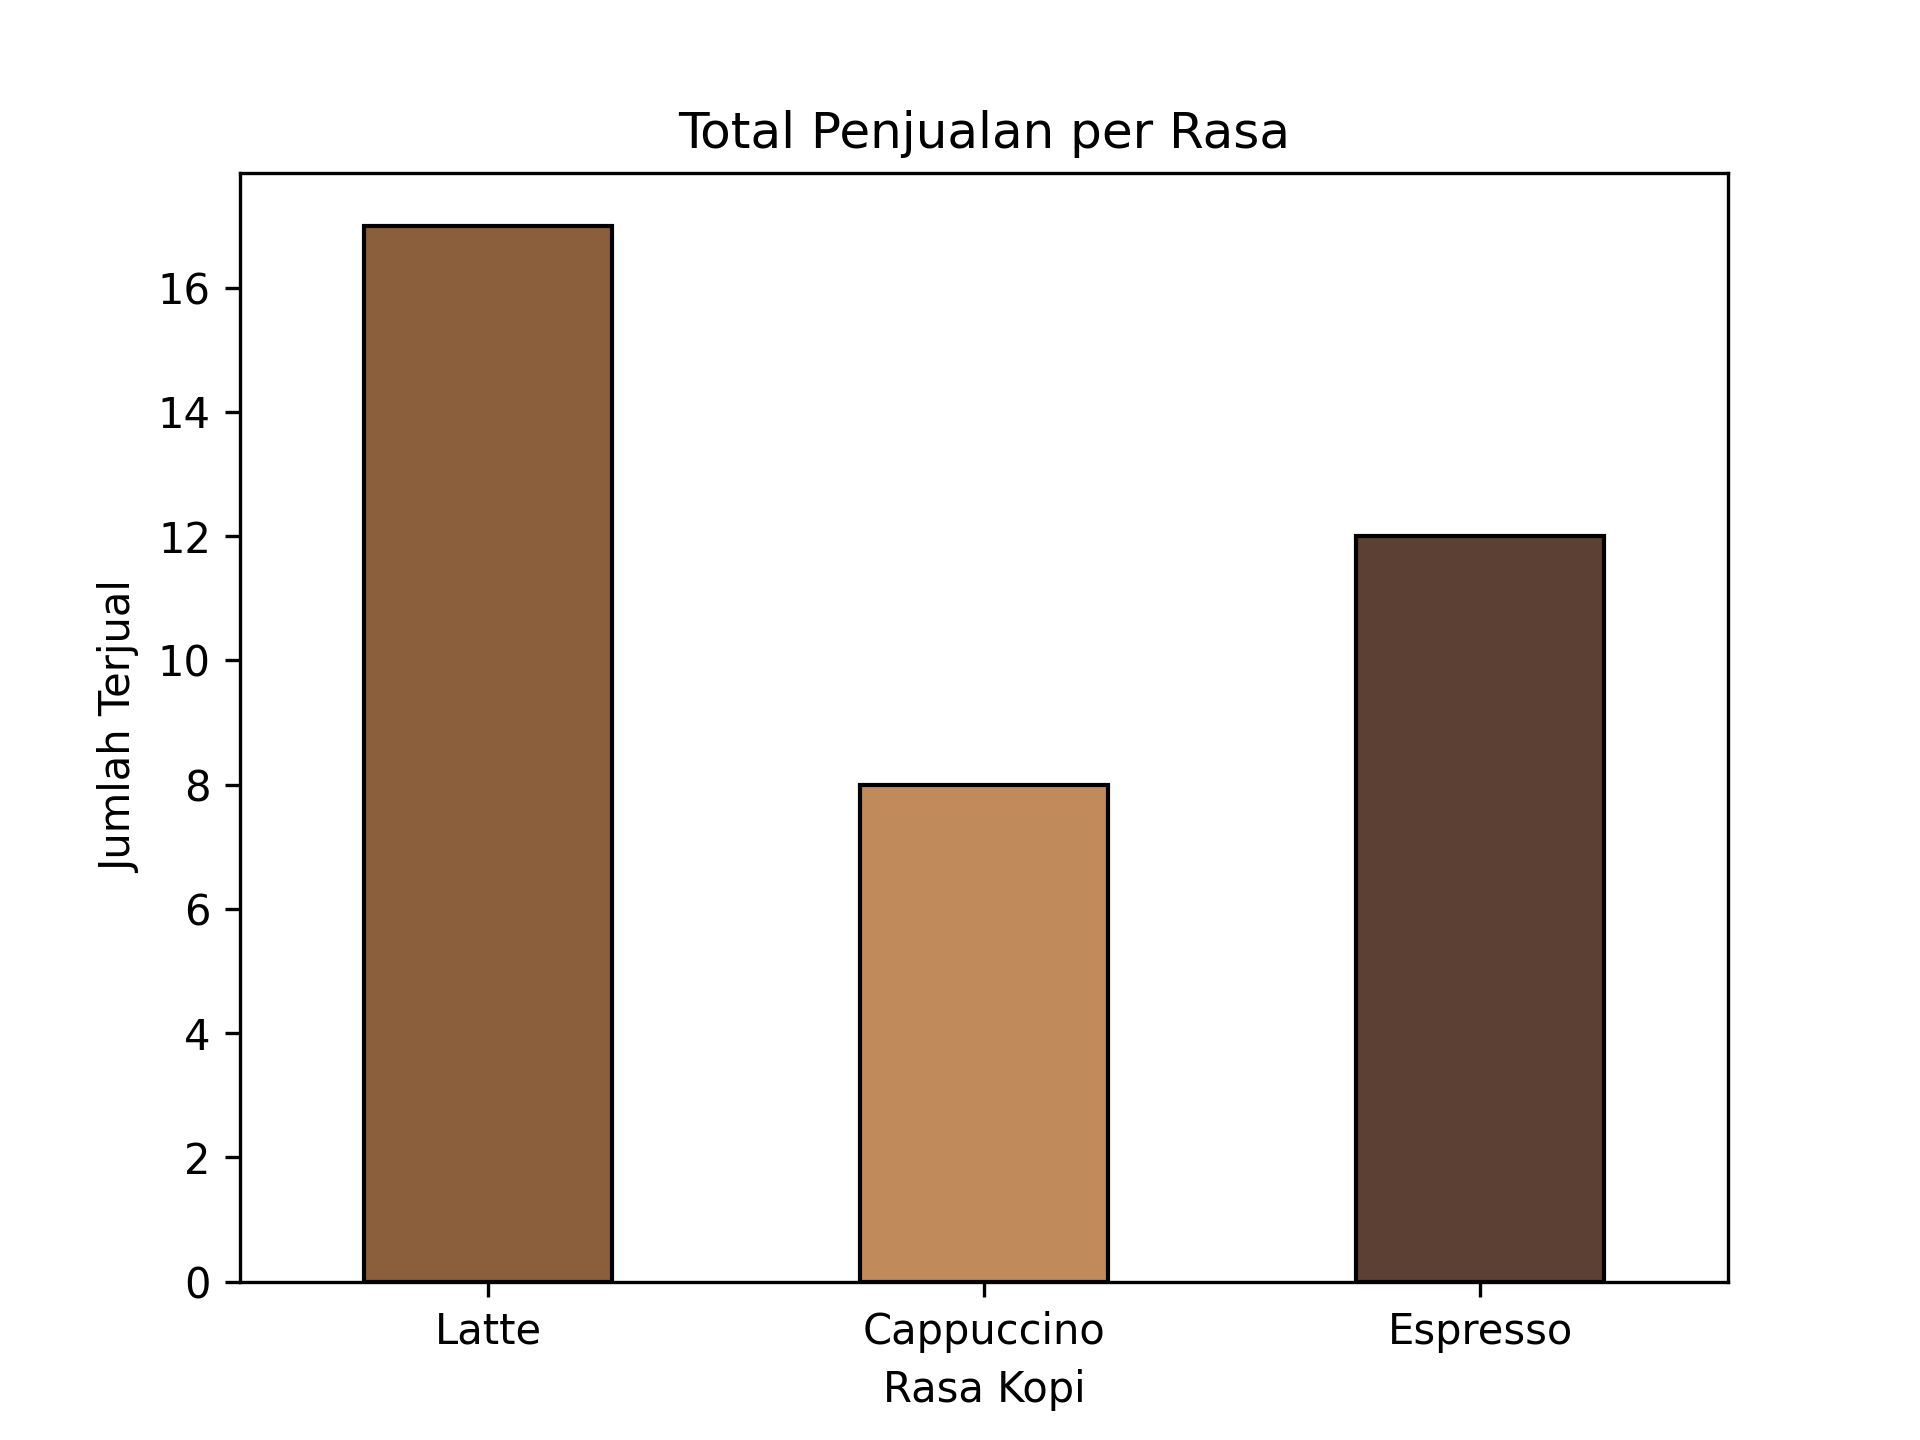

Source code (Python):
import pandas as pd
import matplotlib.pyplot as plt

csv_path = "Database/grafik_kopi.csv"
df = pd.read_csv(csv_path)

ringkas = pd.Series(data=df.Jumlah.values, index=df.Rasa.values)
ax = ringkas.plot(
    kind="bar",
    color=["#8B5E3C", "#C08A5B", "#5C4033"],
    edgecolor="black",
    title="Total Penjualan per Rasa",
)
ax.set_xlabel("Rasa Kopi")
ax.set_ylabel("Jumlah Terjual")
plt.xticks(rotation=360, ha="center")

plt.savefig("Tugas Pak Teguh 3/grafik_kopi.png", dpi=300)
plt.show()
